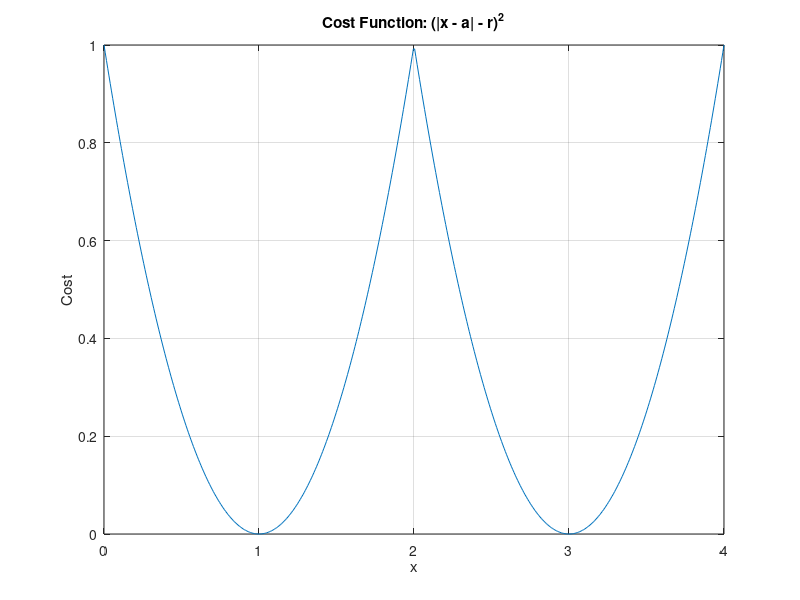
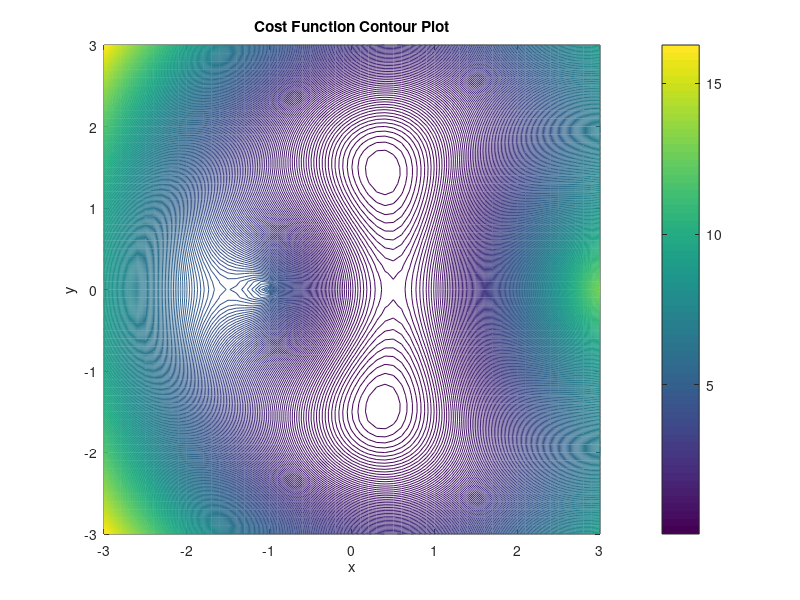
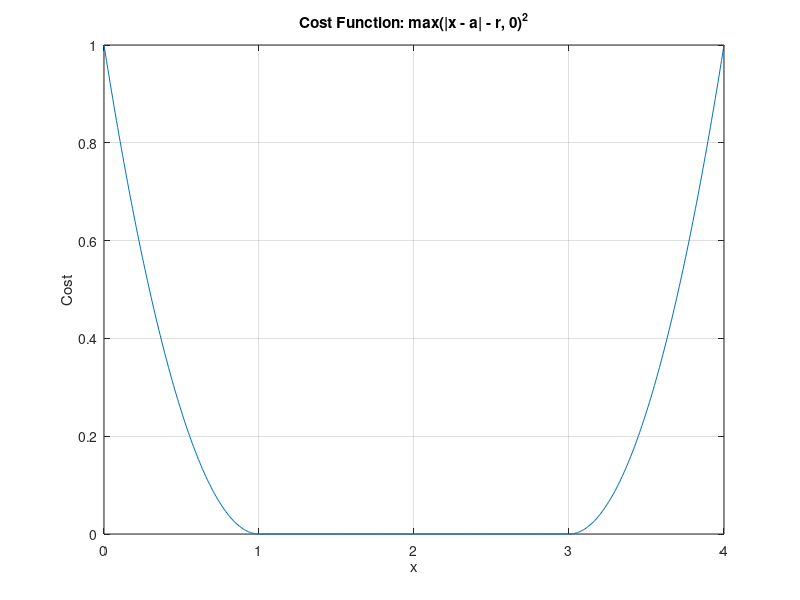
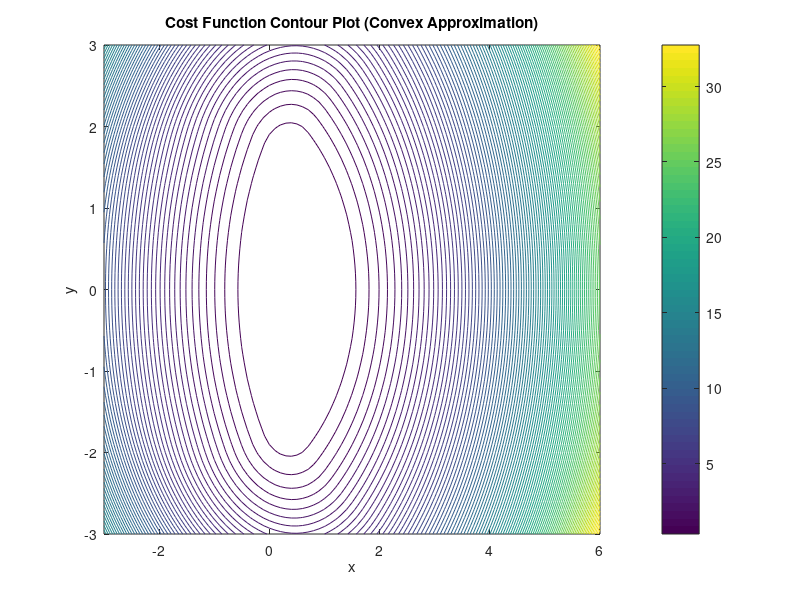

Reproduce these figures in MATLAB, in order. (Note: this script raises an error after producing the figures.)
% %   OPTIMIZATION AND ALGORITHMS 2023/2024
%  
% %   INSTITUTO SUPERIOR TÉCNICO MEEC
% 
% %   Author: João Castelo Branco, Mike, Rodas e Bernas
% 
% %   This file contains the Matlab resolution of Tasks 1-16 of the course's
% %   projetc.


%% Task1 
clear;
close all;
clc;

% Define the anchor location and measured range
a = 2;
r = 1;

% Define a range of x values for plotting
x = linspace(0, 4, 500);  

% Calculate the cost function: (|x - a| - r)^2
cost = (abs(x - a) - r).^2;

% Plot the cost function
plot(x, cost);
xlabel('x');
ylabel('Cost');
title('Cost Function: (|x - a| - r)^2');
grid on;


% Comment: The cost function ( |x - a| - r )^2 indicates inconsistency
% between predicted and measured ranges for a target's position estimation.
% With symmetry around a = 2, it exhibits multiple minima (x=1 and x=3), implying ambiguity
% in localizing the target. The cost sharply increases away from these minima,
% emphasizing sensitivity to position deviations. The target may be in one
% of those positions.



%% Task2
clear;
close all;
clc;

% Define anchor locations and range measurements
a1 = [-1, 0];
a2 = [3, 0];
r1 = 2;
r2 = 3;

% Define a grid of x and y values for contour plot
x = -3:0.1:3;
y = -3:0.1:3;
[X, Y] = meshgrid(x, y);

% Initialize the cost function matrix
cost = zeros(size(X));

% Calculate the cost function for each point in the grid
for i = 1:numel(X)
    x_current = [X(i), Y(i)]; % Current (x, y) position
    cost(i) = ((norm(x_current - a1) - r1)^2) + ((norm(x_current - a2) - r2)^2);
end

% Create a contour plot of the cost function
figure;
contour(X, Y, cost, 300); % Adjust the number of contour lines as needed
xlabel('x');
ylabel('y');
title('Cost Function Contour Plot');
colorbar;

% Create a 3D plot of the cost function
figure;
surf(X, Y, cost);
xlabel('x');
ylabel('y');
zlabel('Cost');
title('Cost Function 3D Plot');


% Minimizer Uniqueness: 
% The minimizer for this problem is not unique because there are two intersection 
% points in the 2D plane, resulting in two potential target positions. 
% This non-uniqueness arises from the inherent geometric nature of intersecting circles.
% 
% Choosing Anchors for a Unique Minimizer: 
% To achieve a cost function with a 
% single global minimizer (excluding "degenerate" configurations), you would 
% need a minimum of three non-collinear anchor points. With three such anchors 
% and their respective range measurements, you can uniquely determine the 
% target's position using trilateration, as it involves solving a system of 
% equations with three unknowns (x, y, and potentially z in 3D) and three 
% equations derived from the range measurements. This provides a unique 
% solution and eliminates the ambiguity present in the two-anchor scenario.




%% Task3a - Repetition of task 1 with convex approximation
clear;
close all;
clc;

% Define the anchor location and measured range
a = 2;
r = 1;

% Define a range of x values for plotting
x = linspace(0, 4, 500);

% Calculate the cost function using the convex approximation
cost = max(abs(x - a) - r, 0).^2;

% Plot the cost function
plot(x, cost);
xlabel('x');
ylabel('Cost');
title('Cost Function: max(|x - a| - r, 0)^2');
grid on;



%% Task3b - Repetition of task 2 with convex approximation
clear;
close all;
clc;

% Define anchor locations and range measurements
a1 = [-1, 0];
a2 = [3, 0];
r1 = 2;
r2 = 3;

% Define a grid of x and y values for contour plot
x = -3:0.1:6;
y = -3:0.1:3;
[X, Y] = meshgrid(x, y);

% Initialize the cost function matrix
cost = zeros(size(X));

% Calculate the cost function using the convex approximation
for i = 1:numel(X)
    x_current = [X(i), Y(i)]; % Current (x, y) position
    cost(i) = max(norm(x_current - a1) - r1, 0)^2 + max(norm(x_current - a2) - r2, 0)^2;
end

% Create a contour plot of the cost function
figure;
contour(X, Y, cost, 100); % Adjust the number of contour lines as needed
xlabel('x');
ylabel('y');
title('Cost Function Contour Plot (Convex Approximation)');
colorbar;

%Cost function
figure;
surf(X, Y, cost);
xlabel('x');
ylabel('y');
zlabel('Cost');
title('Cost Function 3D Plot');


% In both tasks 3a and 3b, applying convex approximations to the cost functions 
% did not reduce the ambiguity in solutions; it may have even increased it. 
% The inherent problem of multiple potential solutions in localization scenarios
% with intersecting circles persisted, highlighting that convex relaxations 
% may not eliminate ambiguity.



%% Task 4a 
clear;
close all;
clc;

%cvx_quiet(true); % Suppress CVX output

% Define the anchor location and measured range
a = 2;
r = 1;

% Create CVX variable
cvx_begin quiet
    variable x(1)
    
    % Define the cost function using the convex approximation
    minimize (square_pos(norm(x - a) - r))
cvx_end

% Display the results
disp('CVX Solution:');
disp(['Target Position: x = ' num2str(x) ' ']);




%% Task 4b - Solve the 2D localization problem in CVX with convex approximation
clear;
close all;
clc;

% Define anchor locations and range measurements
a1 = [-1, 0];
a2 = [3, 0];
r1 = 2;
r2 = 3;

% Create CVX variables for the target's 2D position
cvx_begin quiet
    variable x(2)
    
    % Define the cost function using the convex approximation
    minimize (square_pos(norm(x - a1') - r1) + square_pos(norm(x - a2') - r2))
cvx_end

% Display the results
disp('CVX Solution:');
disp(['Target Position (x, y): (' num2str(x(1)) ', ' num2str(x(2)) ')']);



% In the context of localization problems, it's important to note that applying 
% the convex approximation, as demonstrated in Task 4, indeed imparts convexity 
% to the optimization problems. This feature eliminates the need to provide an 
% initial estimate of the solution, as CVX can effectively handle convex 
% optimization tasks.
% 
% However, a critical observation emerges: the use of convex approximation, 
% while ensuring convexity, may increase the inherent ambiguity of the solution 
%     in localization problems. As a result, the optimization process may yield 
%     ambiguous or incorrect results, as seen in Task 4a and 4b.
% 
% In summary, the convex approximation, although suitable for convex 
% optimization, may not fully resolve the fundamental issue of ambiguity in 
% localization problems. Localization problems, by their nature, can still 
% exhibit multiple potential solutions, leading to incorrect outcomes even 
% when convex optimization tools like CVX are employed. Therefore, for 
% localization tasks with inherent ambiguity, it remains essential to consider 
% specialized non-convex optimization techniques and provide initial estimates 
% to guide the optimization process towards accurate solutions.


%% Task 5

% Exercício teórico: resolver em papel? Como introduzir no relatório?
% 
% Nota: Foi resolvido nas aulas teóricas e a solução está antes da task 6...



%% Task 6

% Exercício teórico

% Incorporating angular information into localization problems offers a 
% powerful means to disambiguate solutions. While relaxing the range terms in
% the cost function provides convexity, it can increase the ambiguity of the 
% solution. However, by adding angular information through distinct directions 
% (uk), we can significantly enhance the problem's clarity.
% 
% If all directions (uk) are distinct, the minimum number required to ensure 
% a unique solution, regardless of the range terms, is two. In a 2D localization 
% problem, having two unique directions allows us to determine both the 
% position and orientation of the target uniquely. This is achieved by 
% removing angular ambiguity, as the two directions provide orthogonal 
% reference frames.
% 
% Importantly, to guarantee a unique solution, it is essential that the 
% angular direction of the target relative to each of these two possible 
% anchors is not the same. In other words, the three vectors (directions 
% from the target to the two anchors and their relative positions) should 
% not be collinear. This condition ensures that the angular information 
% provided by the distinct directions is non-redundant and contributes to 
% the unequivocal determination of the target's position and orientation.


%% Task 7a
% Scenario (i) - Single Anchor
clear;
close all;
clc;

% Define anchor location and angle in polar coordinates (40 degrees)
a = [-1, 0];
u_angle = deg2rad(40); % Angle in radians

% Create a grid of x and y values for the contour plot
x = -3:0.1:2;
y = -2:0.1:2;
[X, Y] = meshgrid(x, y);

% Initialize the cost function matrix
cost = zeros(size(X));

% Calculate the cost function for each point in the grid
for i = 1:numel(X)
    x_current = [X(i), Y(i)]; % Current (x, y) position
    direction = [cos(u_angle), sin(u_angle)]; % Convert polar angle to direction vector
    cost(i) = norm((eye(2) - direction' * direction) * (x_current - a)')^2;
end

% Create a contour plot of the cost function
figure;
contour(X, Y, cost, 100); % Adjust the number of contour lines as needed
xlabel('x');
ylabel('y');
title('Angular Cost Function Contour Plot (Single Anchor)');
colorbar;

% Add marker for anchor position
hold on;
plot(a(1), a(2), 'ro', 'MarkerSize', 10, 'MarkerFaceColor', 'r');
hold off;


%% 7b

% Scenario (ii) - Two Anchors
clear;
close all;
clc;

% Define anchor locations and angles in polar coordinates (40 degrees and 140 degrees)
a1 = [-1, 0];
a2 = [3, 0];
u1_angle = deg2rad(40); % Angle in radians
u2_angle = deg2rad(140); % Angle in radians

% Create a grid of x and y values for the contour plot
x = -3:0.1:6;
y = -2:0.1:2;
[X, Y] = meshgrid(x, y);

% Initialize the cost function matrix
cost = zeros(size(X));

% Calculate the cost function for each point in the grid
for i = 1:numel(X)
    x_current = [X(i), Y(i)]; % Current (x, y) position
    direction1 = [cos(u1_angle), sin(u1_angle)]; % Convert polar angle to direction vector for u1
    direction2 = [cos(u2_angle), sin(u2_angle)]; % Convert polar angle to direction vector for u2
    cost1 = norm((eye(2) - direction1' * direction1) * (x_current - a1)')^2;
    cost2 = norm((eye(2) - direction2' * direction2) * (x_current - a2)')^2;
    cost(i) = cost1 + cost2;
end

% Create a contour plot of the cost function
figure;
contour(X, Y, cost, 100); % Adjust the number of contour lines as needed
xlabel('x');
ylabel('y');
title('Angular Cost Function Contour Plot (Two Anchors)');
colorbar;

% Add markers for anchor positions
hold on;
plot(a1(1), a1(2), 'ro', 'MarkerSize', 10, 'MarkerFaceColor', 'r');
plot(a2(1), a2(2), 'bo', 'MarkerSize', 10, 'MarkerFaceColor', 'b');
hold off;



%% Task 8

clear;
close all;
clc;

% Define anchor locations and range measurements
a1 = [-1, 0];
a2 = [3, 0];
r1 = 2;
r2 = 3;

% Create CVX variables for the target's 2D position
cvx_begin quiet
    variable x(2)
    
    % Define the cost function using the convex approximation with angular terms
    term1 = square_pos(norm(x - a1') - r1);
    term2 = square_pos(norm(x - a2') - r2);
    angular_term1 = norm((eye(2) - [cosd(40); sind(40)]*[cosd(40) sind(40)])*(x - a1'));
    angular_term2 = norm((eye(2) - [cosd(140); sind(140)]*[cosd(140) sind(140)])*(x - a2'));
    
    minimize (term1 + term2 + angular_term1 + angular_term2)
cvx_end

% Display the results
disp('CVX Solution:');
disp(['Target Position (x, y): (' num2str(x(1)) ', ' num2str(x(2)) ')']);


% In comparing the outcomes of Task 4b and its angular version, it becomes 
% evident that the inclusion of angular measurements significantly reduces 
% ambiguity in the localization problem. In the initial version, without angular 
% information, the solution exhibited notable ambiguity, yielding 
% 'Target Position (x, y): (0.50991, 0).' This result indicated the challenges 
% posed by the inherent ambiguity in range-based localization.
% 
% However, in the angular version with angular measurements at 40° and 140°, 
% the ambiguity is notably diminished. The solution obtained was 
% 'Target Position (x, y): (0.90929, 1.6021),' which aligns more closely 
% with our expectations and reflects a more reasonable estimate of the 
% target's position. This underscores the value of incorporating angular data 
% into localization problems to enhance the accuracy and reliability of the 
% solutions obtained



%% Task 9 

close all
clear
clc

%%%%%%%%%%%%%%%%%%%%%%%%%%%%%%%%%%%%%%%%%%%%%%%%%%%%%%%%%%%%%%%%%%%%%%%%%%%
% Define the bounding box and scaling factors

% x_scale = 0.18107;
% y_scale = 0.21394;
% xx_org = 235;
% yy_org = 258;

figure;
xlim([-21, 21]);
ylim([-21, 21]);
grid on;
hold on;
xlabel('X (meters)');
ylabel('Y (meters)');
title('Generated 2D Trajectory with Anchors');


x_min = -20;
x_max = 20;
y_min = -20;
y_max = 20;

%%%%%%%%%%%%%%%%%%%%%%%%%%%%%%%%%%%%%%%%%%%%%%%%%%%%%%%%%%%%%%%%%%%%%%%%%%%
% Generate the bounding box vertices
box_vertices = [x_min, y_min; x_min, y_max; x_max, y_min; x_max, y_max];

%%%%%%%%%%%%%%%%%%%%%%%%%%%%%%%%%%%%%%%%%%%%%%%%%%%%%%%%%%%%%%%%%%%%%%%%%%%
% Place static anchors near the box vertices (adjust positions as needed)
anchors = box_vertices - 1 + 2*rand(4, 2);
plot(anchors(:, 1), anchors(:, 2), 'bo', 'MarkerSize', 7, 'MarkerFaceColor', 'b');

% Plot the actual bounding box
rectangle('Position', [x_min, y_min, x_max - x_min, y_max - y_min], 'LineWidth', 0.5);

%%%%%%%%%%%%%%%%%%%%%%%%%%%%%%%%%%%%%%%%%%%%%%%%%%%%%%%%%%%%%%%%%%%%%%%%%%%
% Defining trajectory mandatory points

disp(' ')
disp('Use the mouse to input via points for the reference trajectory.');
disp('Press --button 3-- to end the input.');
button = 1;
k = 1;

while button == 1
    [x(k), y(k), button] = ginput(1);
    
    % Scale and translate coordinates to match the bounding box
    % x(k) = (x(k) - xx_org) * x_scale;
    % y(k) = (y(k) - yy_org) * y_scale;
    
    % Ensure points stay within the bounding box
    x(k) = max(min(x(k), x_max), x_min);
    y(k) = max(min(y(k), y_max), y_min);
    
    plot(x(k), y(k), 'r+', 'Linewidth', 2);
    k = k + 1;
end

drawnow;
disp(' ')
disp(['There are ', num2str(k-1), ' points to interpolate from.'])

%%%%%%%%%%%%%%%%%%%%%%%%%%%%%%%%%%%%%%%%%%%%%%%%%%%%%%%%%%%%%%%%%%%%%%%%%%%
% Trajectory generation using cubic splines

h = 0.01;
npt = length(x);        % number of via points, including initial and final
nvia = 0:1:npt-1;

csinterp_x = csapi(nvia, x);
csinterp_y = csapi(nvia, y);

time = 0:h:npt-1;
xx = fnval(csinterp_x, time);
yy = fnval(csinterp_y, time);

% Scale and translate the generated trajectory back to world coordinates
% xx = xx / x_scale + xx_org;
% yy = yy / y_scale + yy_org;

% Plot the generated trajectory 
plot(xx, yy);

% Simulate target motion and record measurements
T = 100; % Total number of samples
sample_rate = 2; % Hz
dt = 1 / sample_rate;
speed = 1.5; % m/s 
trajectory = [xx; yy];

% Initialize arrays to store measurements
ranges = zeros(T, 4); % Four anchors
angles = zeros(T, 4); % Four anchors
velocities = zeros(T, 1);

for t = 1:T
    % Simulate target motion
    if t > 1
        % Compute velocity from consecutive positions
        delta_position = trajectory(:, t) - trajectory(:, t - 1);
        velocity = norm(delta_position) / dt;
    else
        velocity = speed; %initial speed
    end
    
    velocities(t) = velocity;
    
    % Compute range and angle measurements for each anchor
    for anchor_idx = 1:4
        anchor_position = anchors(anchor_idx, :);
        target_position = trajectory(:, t)';
        delta = target_position - anchor_position;
        range = norm(delta);
        angle = atan2(delta(2), delta(1));
        
        ranges(t, anchor_idx) = range;
        angles(t, anchor_idx) = rad2deg(angle); %save angle in degrees
    end
end

% Save the measurements as CSV files
% csvwrite('ranges.csv', ranges);
% csvwrite('angles.csv', angles);
% csvwrite('velocities.csv', velocities);
